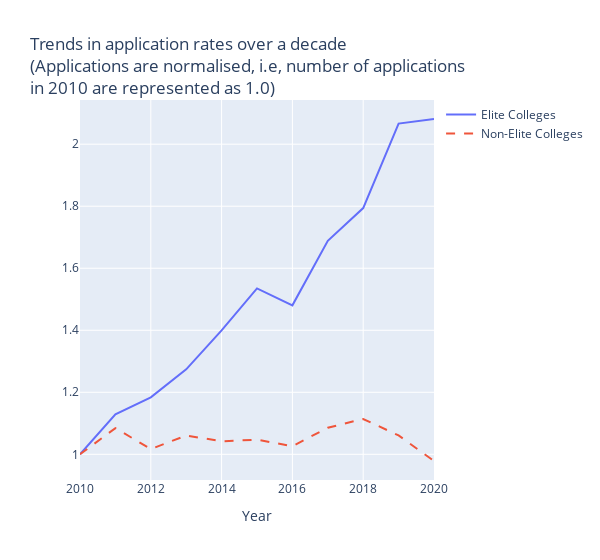

Notebook source saved alongside this figure:
### Code cell
# Plot the application rates
trace1 = go.Scatter(x=year, y=applicationTier1, mode="lines", name="Elite Colleges")
trace2 = go.Scatter(x=year, y=applicationTier2, mode="lines", name="Non-Elite Colleges", line=dict(dash='dash'))

fig = go.Figure(data=[trace1, trace2])
fig.update_layout(
    width= 600,
    xaxis=dict(title="Year"),
    yaxis=dict(title=""),
    title="Trends in application rates over a decade<br>(Applications are normalised, i.e, number of applications<br>in 2010 are represented as 1.0)"
)
fig.show()

### Figure 1 — Plotly figure (JSON) as saved in the notebook; plotly's stock layout.template omitted (floating-point values rounded to 4 significant figures)
{"data": [{"mode": "lines", "name": "Elite Colleges", "type": "scatter", "x": [2010, 2011, 2012, 2013, 2014, 2015, 2016, 2017, 2018, 2019, 2020], "y": [1, 1.129, 1.184, 1.274, 1.4, 1.535, 1.48, 1.689, 1.794, 2.066, 2.081]}, {"line": {"dash": "dash"}, "mode": "lines", "name": "Non-Elite Colleges", "type": "scatter", "x": [2010, 2011, 2012, 2013, 2014, 2015, 2016, 2017, 2018, 2019, 2020], "y": [1, 1.085, 1.017, 1.061, 1.042, 1.047, 1.026, 1.086, 1.114, 1.061, 0.9784]}], "layout": {"title": {"text": "Trends in application rates over a decade<br>(Applications are normalised, i.e, number of applications<br>in 2010 are represented as 1.0)"}, "width": 600, "xaxis": {"title": {"text": "Year"}}, "yaxis": {"title": {"text": ""}}}}
